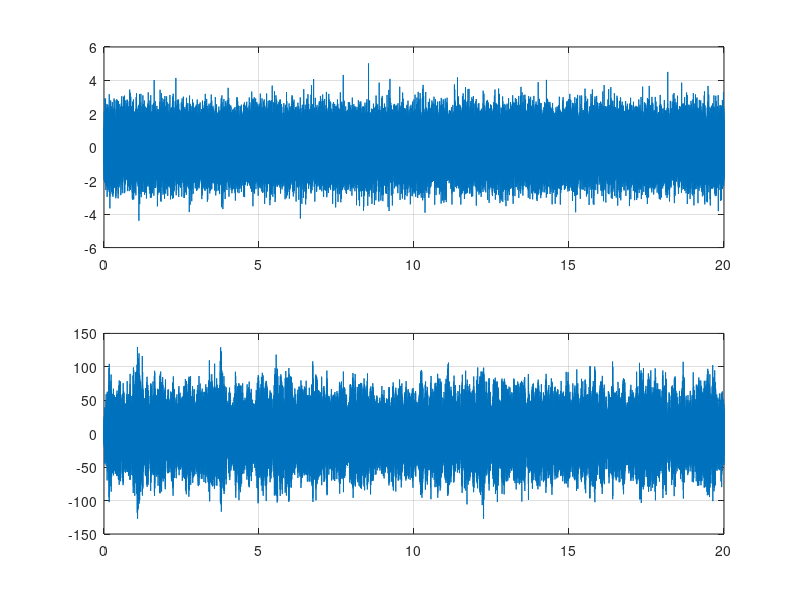

Reproduce this figure in MATLAB. (Note: this script raises an error after producing the figure.)
clear
close all
clc

Tw = 30; % s - Lenght of each window, smaller => More averages, less freq res
overlap = .66; % -% like in lab 4

% I think we'll measure for a long time a random input response
% Then we split the response in pieces of T lenght, apply windows and go in
% frequency domain
% Compute expected value of power and cross spectra and estimate the FRF

% Don't know which of these
Data = load('DataAIsimulation.mat');
input = Data.x; % Vector of the overall measurement
output = Data.y;

% [n,p]=uigetfile('.mat','choose the data file');
% cd(p);
% load(n);

fs = Data.fsamp;
dt = 1/fs;
N = length(output); % Any vector which is the long measurement

t_vec = 0:dt:(N-1)*dt; % Global time vector

figure
subplot(2,1,1)
plot (t_vec, input)
grid on
subplot(2,1,2)
plot (t_vec, output) % This should plot the entire response in time
grid on

N_samples = round(Tw/dt);             % Number of elements of each split
N_overlap = floor(overlap*N_samples); % Numer of elements overlapping

win = hanning(N_samples);

[Gxx,freq_xx]=autocross(input,input,fs,N_samples,N_overlap,win);
[Gyy,freq_yy]=autocross(output,output,fs,N_samples,N_overlap,win); 
[Gxy,freq_xy]=autocross(input,output,fs,N_samples,N_overlap,win); 
[Gyx,freq_yx]=autocross(output,input,fs,N_samples,N_overlap,win); 
coherence = abs(Gxy).^2./(Gxx.*Gyy);

figure
subplot(1,2,1)
semilogy(freq_xx, Gxx)
grid on

subplot(1,2,2)
semilogy(freq_yy, Gyy)
grid on

figure
subplot(2,1,1)
semilogy(freq_xy, abs(Gxy))
grid on
subplot(2,1,2)
plot(freq_xy, angle(Gxy))
% Low range, not loglog, we can change it

% Estimators - idk which would be better

H1 = Gxy./Gxx;
H2 = Gyy./Gyx;

figure
subplot(2,2,1)
loglog(freq_xx, abs(H1))
grid on

subplot(2,2,3)
plot(freq_xx, angle(H1))
grid on

subplot(2,2,2)
loglog(freq_xx, abs(H2))
grid on

subplot(2,2,4)
plot(freq_xx, angle(H2))

figure
loglog(freq_xx, abs(H1))
hold on
loglog(freq_xx, abs(H2))
yyaxis("left")
semilogx(freq_xx, coherence)

% From these plots we should be able to choose the correct estimator
%% Modal extraction

% As we are dealing with only first 4 modes of a simple beam the HP of well 
% separeted peaks is likely respected -> Sdof method shuld be reliable

%Gjk(omega) = Ajk / (-omega^2+ 1i*2*csi + omega_i^2) + RLjk/omega^2 + RHjk
% x = [om_i, csi_i, A_i, RL_i, RH_i];

G_num = @(om,x) x(3) ./ (-omega.^2+ 1i*2*x(2)*omega*x(1) + x(1)^2) + x(4)./omega.^2 + x(5);

G_exp = H1; 
% or G_exp = H2 based on which one is the best esimatr

[~, all_peaks] = findpeaks(abs(G_exp));

n_modes = 4; 
res_locs = all_peaks(1:n_modes);

om_nat = freq_xx(res_locs) * 2*pi;
dphase = diff(unwrap(angle(G_exp))) ./ diff(freq_xx*2*pi)';
f_max = freq_xx(end);
f_res = f_max/length(freq_xx);

x = zeros(5,n_modes);

for ii = 1:n_modes

    % interval
    range = 1; % hz
    range_idx= res_locs(ii) - round(range/f_res) : res_locs(ii) + round(range*f_res);
    om_int = freq_xx(range_idx) * 2*pi;

    %initial guesses
    x0(1) = om_nat(ii); %om_i
    x0(2)= -1 ./ (dphase(res_locs(ii)) * om0_i); %csi0_i;
    x0(3) = G_exp(res_locs(ii))*1i*x0(2)*x0(1).^2*2; %A_i
    x0(4) = 0; %RL_i
    x0(5) = 0; %RH_i

    % error function
    err = @(x) [
        real(G_exp(range_idx,1) - G_num(om_int,x));  
        imag(G_exp(range_idx,1) - G_num(om_int,x)); 
        ];

    x(:,ii) = lsqnonlin(err,x0,[],[],[]);

end
